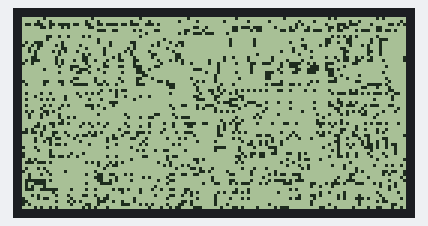
A sketch run on a simulated Arduino Uno, built with avr-gcc and run on an emulated ATmega328P. Shown: 128×64 one-colour display.

Above: at 0.2 s.

The sketch:

sketch_aug11a.ino
```cpp
#include "LCD12864RSPI.h"
#define AR_SIZE( a ) sizeof( a ) / sizeof( a[0] )
unsigned char logo0[]={ 0x01,0x00,0x01,0x00,0x01,0x00,0x01,0x00,
0x01,0x00,0x01,0x00,0x02,0x80,0x02,0x80,
0x04,0x40,0x04,0x40,0x08,0x20,0x08,0x20,
0x10,0x10,0x20,0x08,0x40,0x04,0x80,0x02 /*"人",0*/
};

void setup()
{
LCDA.Initialise(); // 屏幕初始化
delay(100);
}

void loop()
{

LCDA.DrawFullScreen(logo0);
delay(50000);
}
```
